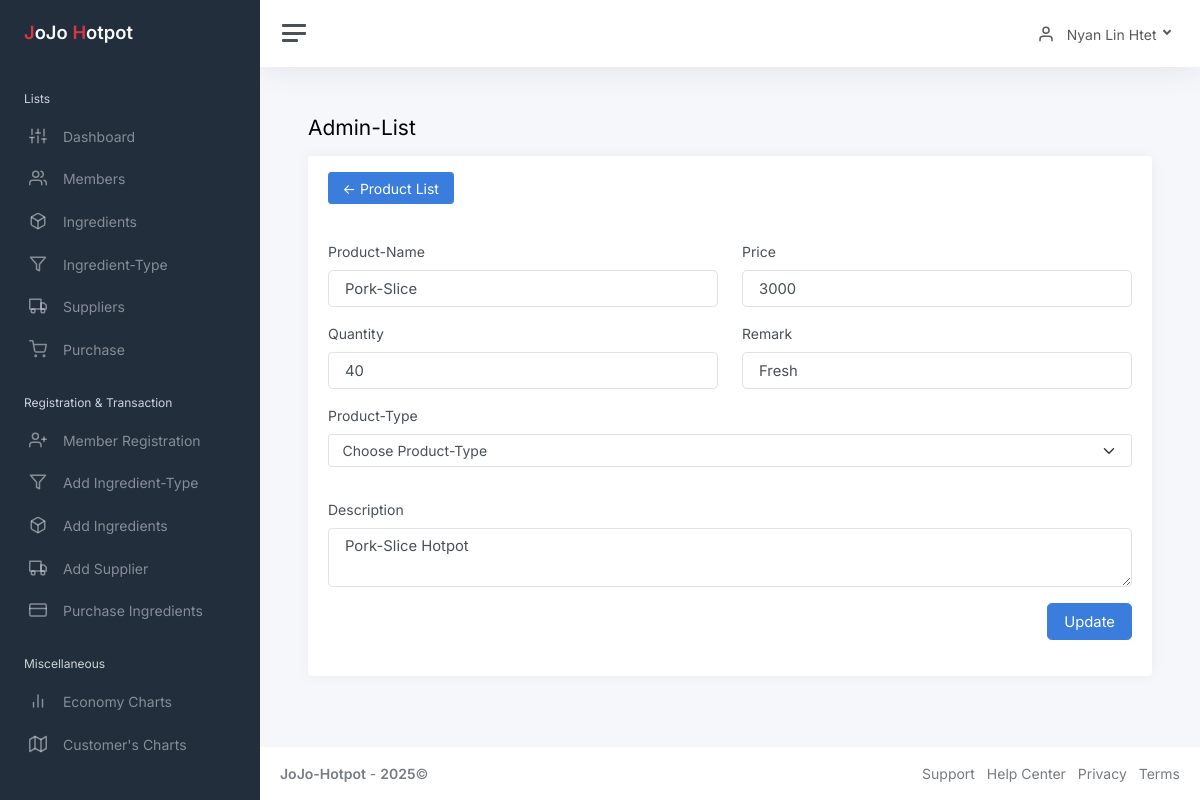
The app's page /admin/static/productUpdate.php?productCode=1 (signed in) with its own data.
### tables this page shows
CREATE TABLE `product` (
  `productCode` int(11) NOT NULL,
  `productTypeCode` int(11) NOT NULL,
  `productName` varchar(30) NOT NULL,
  `price` int(11) NOT NULL,
  `quantity` int(11) NOT NULL,
  `description` varchar(255) NOT NULL,
  `remark` varchar(200) NOT NULL,
  `photo` varchar(255) NOT NULL
);

### admin/static/productUpdate.php (the view, shortened to what this page needs)
<?php
include('connect.php');
$AdminID = $_SESSION['AdminID'];
$selectAdmin = "SELECT AdminName FROM admin WHERE AdminID = '$AdminID'";
$resultAdmin = mysqli_query($connect, $selectAdmin);
$rowAdmin = mysqli_fetch_assoc($resultAdmin);
$AdminName = $rowAdmin['AdminName'];
$ID=$_GET['productCode'];
	  $select = "SELECT * FROM product WHERE productCode='$ID'";
      $ret=mysqli_query($connect,$select);
	  $arr=mysqli_fetch_array($ret);
?>
<!DOCTYPE html>
<html lang="en">
<head>
	<link href="css/app.css" rel="stylesheet">
</head>
<body>
	<div class="wrapper">
	<?php include('refactor/sidebar.php'); ?>
		<div class="main">
		<?php include('refactor/navbar.php'); ?>
			<main class="content">
				<div class="container-fluid p-0">
					<h1 class="h3 mb-3">Admin-List</h1>
					<div class="row">
						<div class="col-12">
						<div class="card">
								<div class="card-header">
                                <a href="product-list.php" class="btn btn-primary"> <- Product List</a>
								</div>
								<div class="card-body">
                                <form method="POST" enctype="multipart/form-data">
                                        <div class="row mb-3">
                                            <div class="col-6">
                                            <label class="form-label">Product-Name</label>
											<input class="form-control form-control-lg" type="text" name="name" placeholder="Enter your product" value="<?php echo $arr['productName'] ?>" />
                                            </div>
                                            <div class="col-6">
                                            <label class="form-label">Price</label>
											<input class="form-control form-control-lg" type="number" name="price" placeholder="Enter price" value="<?php echo $arr['price'] ?>" />
                                            </div>
                                        </div>
                                        <div class="row mb-3">
                                            <div class="col-6">
                                            <label class="form-label">Quantity</label>
											<input class="form-control form-control-lg" type="number" name="quantity" placeholder="Enter quantity" value="<?php echo $arr['quantity'] ?>" />
                                            </div>
                                            <div class="col-6">
                                            <label class="form-label">Remark</label>
											<input class="form-control form-control-lg" type="text" name="remark" placeholder="Enter remark" value="<?php echo $arr['remark'] ?>" />
                                            </div>
                                        </div>
                                        <div class="row mb-3">
                                            <div class="col-12">
                                            <label class="form-label">Product-Type</label>
                                            <select class="form-select mb-3" name="code">
                                            <option selected>Choose Product-Type</option>
                                            </select>
                                            </div>
                                        </div>
                                        <div class="row mb-3">
                                            <div class="col-12">
                                            <label class="form-label">Description</label>
                                            <textarea class="form-control form-control-lg" rows="2" name="des" placeholder="Enter Description"><?php echo $arr['description'] ?></textarea>
                                            </div>
                                        </div>
                                        <div class="row mb-3">
                                            <div class="col-12 text-end">
                                            <input type="submit" class="btn btn-lg btn-primary" name="btnUpdate" value="Update">
                                            </div>
                                        </div>
                                    </form>
								</div>
						</div>
						</div>
					</div>
				</div>
			</main>
			<?php include('refactor/footer.php'); ?>
		</div>
	</div>
</body>
</html>

### admin/static/refactor/navbar.php (shortened to what this page needs)
<nav class="navbar navbar-expand navbar-light navbar-bg">
				<a class="sidebar-toggle js-sidebar-toggle">
          <i class="hamburger align-self-center"></i>
        </a>
				<div class="navbar-collapse collapse">
					<ul class="navbar-nav navbar-align">
						<li class="nav-item dropdown">
							<a class="nav-link dropdown-toggle d-none d-sm-inline-block" href="#" data-bs-toggle="dropdown">
                            <i class="align-middle me-2" data-feather="user"></i> <span class="align-middle"><?php echo $AdminName ?></span>
              </a>
						</li>
					</ul>
				</div>
			</nav>

### records on screen
product: name "Pork-Slice", price "3000", quantity "40", remark "Fresh", des "Pork-Slice Hotpot"

### other values on screen
$AdminName "Nyan Lin Htet"
